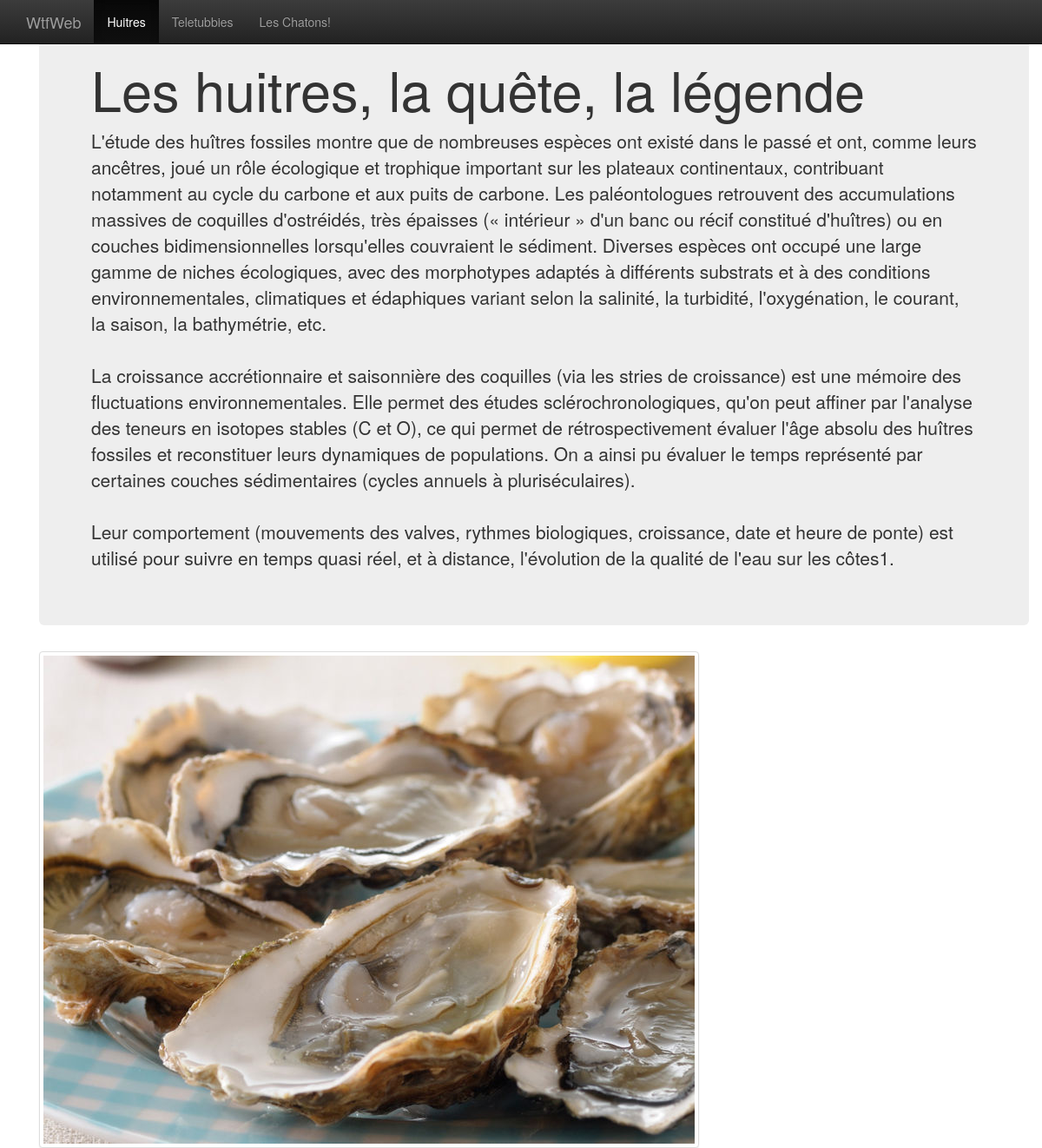
The app's page /index.php?page=huitres with its own data.
### tables this page shows
CREATE TABLE `page` (
  `id` int(11) NOT NULL,
  `slug` varchar(200) NOT NULL,
  `nav-title` varchar(50) NOT NULL,
  `h1` varchar(100) NOT NULL,
  `description` text NOT NULL,
  `img-alt` varchar(100) NOT NULL,
  `img-src` varchar(255) NOT NULL
);

### includes/functions.php (called while the page is built)
<?php
function isActive($startPage, $page)
{
    if($startPage === $page){
        return ' class="active"';
    }
}

### template.php (the view)
<?php
include "includes/header.php";
?>
        <div class="jumbotron">
            <h1><?=$row['h1']?></h1>
            <p><?=nl2br($row['description']);?></p>
        </div>
        <img class="img-thumbnail" alt="<?=$row['img-alt']?>" src="img/<?=$row['img-src']?>" data-holder-rendered="true">
<?php
include "includes/footer.php";
?>

### includes/header.php (shortened to what this page needs)
<?php
require_once 'functions.php';
$stmt = $pdo->query("SELECT `slug`, `nav-title` FROM `page`;");
?>
<!DOCTYPE html>
<html lang="en">
<head>
    <link href="bootstrap/css/bootstrap.css" rel="stylesheet">
    <link href="bootstrap/css/bootstrap-theme.min.css" rel="stylesheet">
</head>
<body role="document">
<nav class="navbar navbar-inverse navbar-fixed-top">
    <div class="container">
        <div class="navbar-header">
            <a class="navbar-brand" href="index.php">WtfWeb</a>
        </div>
        <div id="navbar" class="navbar-collapse collapse">
            <ul class="nav navbar-nav">
                <?php while ($nav = $stmt->fetch(PDO::FETCH_ASSOC)):?>
                <li<?=isActive($targetPage, $nav['slug'])?>><a href="index.php?page=<?=$nav['slug']?>"><?=$nav['nav-title']?></a></li>
                <?php endwhile; ?>
            </ul>
        </div>
    </div>
</nav>
<div class="container theme-showcase" role="main">

### records on screen
page: value "Huitres", h1 "Les huitres, la quête, la légende", description "L'étude des huîtres fossiles montre que de nombreuses espèces ont existé dans le passé et ont, comme leurs ancêtres, joué un rôle écologique et trophique important sur les plateaux continentaux, contribuant notamment au cycle du carbone et aux puits de carbone. Les paléontologues retrouvent des accumulations massives de coquilles d'ostréidés, très épaisses (« intérieur » d'un banc ou récif constitué d'huîtres) ou en couches bidimensionnelles lorsqu'elles couvraient le sédiment. Diverses espèces ont occupé une large gamme de niches écologiques, avec des morphotypes adaptés à différents substrats et à des conditions environnementales, climatiques et édaphiques variant selon la salinité, la…", value (picture)
page: value "Teletubbies"
page: value "Les Chatons!"
